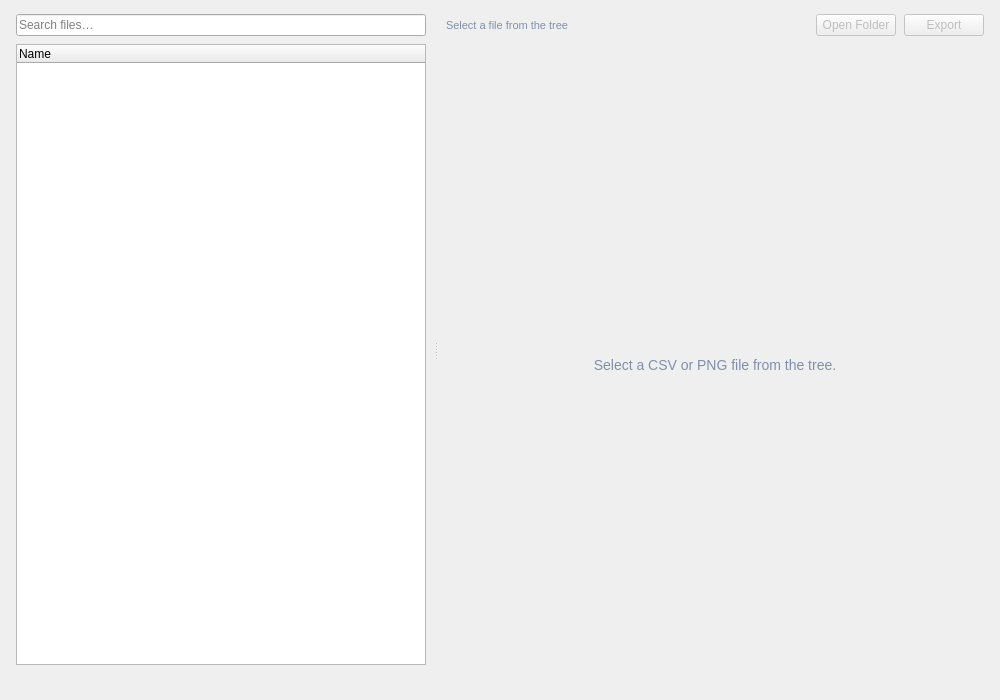
<?xml version="1.0" encoding="UTF-8"?>
<ui version="4.0">
 <class>ResultsBrowserPage</class>
 <widget class="QWidget" name="ResultsBrowserPage">
  <property name="geometry">
   <rect><x>0</x><y>0</y><width>1000</width><height>700</height></rect>
  </property>
  <layout class="QHBoxLayout" name="mainLayout">
   <property name="spacing"><number>0</number></property>
   <property name="leftMargin"><number>0</number></property>
   <property name="topMargin"><number>0</number></property>
   <property name="rightMargin"><number>0</number></property>
   <property name="bottomMargin"><number>0</number></property>
   <item>
    <widget class="QSplitter" name="splitter">
     <property name="orientation"><enum>Qt::Horizontal</enum></property>
     <widget class="QFrame" name="browserPanel">
      <property name="frameShape"><enum>QFrame::NoFrame</enum></property>
      <property name="minimumWidth"><number>240</number></property>
      <property name="maximumWidth"><number>380</number></property>
      <layout class="QVBoxLayout" name="browserLayout">
       <property name="spacing"><number>8</number></property>
       <property name="leftMargin"><number>16</number></property>
       <property name="topMargin"><number>14</number></property>
       <property name="rightMargin"><number>8</number></property>
       <property name="bottomMargin"><number>14</number></property>
       <item>
        <widget class="QLineEdit" name="searchBox">
         <property name="placeholderText"><string>Search files…</string></property>
        </widget>
       </item>
       <item>
        <widget class="QTreeWidget" name="fileTree">
         <property name="alternatingRowColors"><bool>true</bool></property>
         <property name="sortingEnabled"><bool>false</bool></property>
         <column><property name="text"><string>Name</string></property></column>
        </widget>
       </item>
       <item>
        <widget class="QLabel" name="fileCountLabel">
         <property name="text"><string></string></property>
         <property name="styleSheet"><string>QLabel { color: #8090aa; font-size: 11px; }</string></property>
        </widget>
       </item>
      </layout>
     </widget>
     <widget class="QFrame" name="contentPanel">
      <property name="frameShape"><enum>QFrame::NoFrame</enum></property>
      <layout class="QVBoxLayout" name="contentLayout">
       <property name="spacing"><number>8</number></property>
       <property name="leftMargin"><number>8</number></property>
       <property name="topMargin"><number>14</number></property>
       <property name="rightMargin"><number>16</number></property>
       <property name="bottomMargin"><number>14</number></property>
       <item>
        <layout class="QHBoxLayout" name="contentHeaderLayout">
         <property name="spacing"><number>8</number></property>
         <item>
          <widget class="QLabel" name="filePathLabel">
           <property name="text"><string>Select a file from the tree</string></property>
           <property name="styleSheet"><string>QLabel { color: #8090aa; font-size: 11px; }</string></property>
          </widget>
         </item>
         <item>
          <spacer>
           <property name="orientation"><enum>Qt::Horizontal</enum></property>
           <property name="sizeHint" stdset="0"><size><width>40</width><height>20</height></size></property>
          </spacer>
         </item>
         <item>
          <widget class="QPushButton" name="openExternalBtn">
           <property name="text"><string>Open Folder</string></property>
           <property name="enabled"><bool>false</bool></property>
          </widget>
         </item>
         <item>
          <widget class="QPushButton" name="exportBtn">
           <property name="text"><string>Export</string></property>
           <property name="enabled"><bool>false</bool></property>
          </widget>
         </item>
        </layout>
       </item>
       <item>
        <widget class="QStackedWidget" name="contentStack">
         <widget class="QWidget" name="emptyPage">
          <layout class="QVBoxLayout" name="emptyLayout">
           <property name="leftMargin"><number>0</number></property>
           <property name="topMargin"><number>0</number></property>
           <property name="rightMargin"><number>0</number></property>
           <property name="bottomMargin"><number>0</number></property>
           <item>
            <spacer>
             <property name="orientation"><enum>Qt::Vertical</enum></property>
             <property name="sizeHint" stdset="0"><size><width>20</width><height>40</height></size></property>
            </spacer>
           </item>
           <item>
            <widget class="QLabel" name="emptyLabel">
             <property name="text"><string>Select a CSV or PNG file from the tree.</string></property>
             <property name="alignment"><set>Qt::AlignCenter</set></property>
             <property name="styleSheet"><string>QLabel { color: #8090aa; font-size: 14px; }</string></property>
            </widget>
           </item>
           <item>
            <spacer>
             <property name="orientation"><enum>Qt::Vertical</enum></property>
             <property name="sizeHint" stdset="0"><size><width>20</width><height>40</height></size></property>
            </spacer>
           </item>
          </layout>
         </widget>
         <widget class="QWidget" name="csvPage">
          <layout class="QVBoxLayout" name="csvLayout">
           <property name="spacing"><number>6</number></property>
           <property name="leftMargin"><number>0</number></property>
           <property name="topMargin"><number>0</number></property>
           <property name="rightMargin"><number>0</number></property>
           <property name="bottomMargin"><number>0</number></property>
           <item>
            <widget class="QLabel" name="csvInfoLabel">
             <property name="text"><string></string></property>
             <property name="styleSheet"><string>QLabel { color: #8090aa; font-size: 11px; }</string></property>
            </widget>
           </item>
           <item>
            <widget class="QTableWidget" name="csvTable">
             <property name="alternatingRowColors"><bool>true</bool></property>
             <property name="sortingEnabled"><bool>true</bool></property>
             <property name="selectionBehavior"><enum>QAbstractItemView::SelectRows</enum></property>
            </widget>
           </item>
          </layout>
         </widget>
         <widget class="QWidget" name="imagePage">
          <layout class="QVBoxLayout" name="imageLayout">
           <property name="spacing"><number>6</number></property>
           <property name="leftMargin"><number>0</number></property>
           <property name="topMargin"><number>0</number></property>
           <property name="rightMargin"><number>0</number></property>
           <property name="bottomMargin"><number>0</number></property>
           <item>
            <layout class="QHBoxLayout" name="imageToolbar">
             <property name="spacing"><number>8</number></property>
             <item>
              <widget class="QPushButton" name="zoomInBtn">
               <property name="text"><string>Zoom +</string></property>
              </widget>
             </item>
             <item>
              <widget class="QPushButton" name="zoomOutBtn">
               <property name="text"><string>Zoom -</string></property>
              </widget>
             </item>
             <item>
              <widget class="QPushButton" name="zoomFitBtn">
               <property name="text"><string>Fit</string></property>
              </widget>
             </item>
             <item>
              <spacer>
               <property name="orientation"><enum>Qt::Horizontal</enum></property>
               <property name="sizeHint" stdset="0"><size><width>40</width><height>20</height></size></property>
              </spacer>
             </item>
             <item>
              <widget class="QLabel" name="imageSizeLabel">
               <property name="text"><string></string></property>
               <property name="styleSheet"><string>QLabel { color: #8090aa; font-size: 11px; }</string></property>
              </widget>
             </item>
            </layout>
           </item>
           <item>
            <widget class="QScrollArea" name="imageScrollArea">
             <property name="widgetResizable"><bool>true</bool></property>
             <property name="alignment"><set>Qt::AlignCenter</set></property>
             <widget class="QWidget" name="imageScrollContents">
              <layout class="QVBoxLayout" name="imageScrollLayout">
               <property name="leftMargin"><number>0</number></property>
               <property name="topMargin"><number>0</number></property>
               <property name="rightMargin"><number>0</number></property>
               <property name="bottomMargin"><number>0</number></property>
               <item>
                <spacer>
                 <property name="orientation"><enum>Qt::Vertical</enum></property>
                 <property name="sizeHint" stdset="0"><size><width>20</width><height>10</height></size></property>
                </spacer>
               </item>
               <item>
                <widget class="QLabel" name="imageLabel">
                 <property name="text"><string></string></property>
                 <property name="alignment"><set>Qt::AlignCenter</set></property>
                </widget>
               </item>
               <item>
                <spacer>
                 <property name="orientation"><enum>Qt::Vertical</enum></property>
                 <property name="sizeHint" stdset="0"><size><width>20</width><height>10</height></size></property>
                </spacer>
               </item>
              </layout>
             </widget>
            </widget>
           </item>
          </layout>
         </widget>
        </widget>
       </item>
      </layout>
     </widget>
    </widget>
   </item>
  </layout>
 </widget>
 <resources/>
 <connections/>
</ui>
